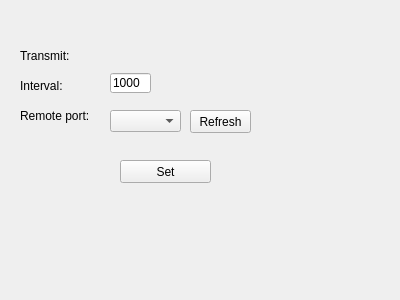
<?xml version="1.0" encoding="UTF-8"?>
<ui version="4.0">
 <class>MainWindow</class>
 <widget class="QMainWindow" name="MainWindow">
  <property name="geometry">
   <rect>
    <x>0</x>
    <y>0</y>
    <width>400</width>
    <height>300</height>
   </rect>
  </property>
  <property name="windowTitle">
   <string>MainWindow</string>
  </property>
  <widget class="QWidget" name="centralWidget">
   <widget class="QLabel" name="tx_data">
    <property name="geometry">
     <rect>
      <x>120</x>
      <y>220</y>
      <width>151</width>
      <height>41</height>
     </rect>
    </property>
    <property name="styleSheet">
     <string notr="true">font: 20pt &quot;MS Shell Dlg 2&quot;;</string>
    </property>
    <property name="text">
     <string/>
    </property>
   </widget>
   <widget class="QLabel" name="title">
    <property name="geometry">
     <rect>
      <x>20</x>
      <y>40</y>
      <width>141</width>
      <height>31</height>
     </rect>
    </property>
    <property name="styleSheet">
     <string notr="true">font: 14pt &quot;MS Shell Dlg 2&quot;;</string>
    </property>
    <property name="text">
     <string>Transmit:</string>
    </property>
   </widget>
   <widget class="QLabel" name="title_2">
    <property name="geometry">
     <rect>
      <x>20</x>
      <y>70</y>
      <width>91</width>
      <height>31</height>
     </rect>
    </property>
    <property name="styleSheet">
     <string notr="true">font: 10pt &quot;MS Shell Dlg 2&quot;;</string>
    </property>
    <property name="text">
     <string>Interval:</string>
    </property>
   </widget>
   <widget class="QLineEdit" name="interval_le">
    <property name="geometry">
     <rect>
      <x>110</x>
      <y>73</y>
      <width>41</width>
      <height>20</height>
     </rect>
    </property>
    <property name="text">
     <string>1000</string>
    </property>
   </widget>
   <widget class="QLabel" name="title_3">
    <property name="geometry">
     <rect>
      <x>20</x>
      <y>100</y>
      <width>91</width>
      <height>31</height>
     </rect>
    </property>
    <property name="styleSheet">
     <string notr="true">font: 10pt &quot;MS Shell Dlg 2&quot;;</string>
    </property>
    <property name="text">
     <string>Remote port:</string>
    </property>
   </widget>
   <widget class="QComboBox" name="ports_list_cb">
    <property name="geometry">
     <rect>
      <x>110</x>
      <y>110</y>
      <width>71</width>
      <height>22</height>
     </rect>
    </property>
   </widget>
   <widget class="QPushButton" name="pushButton">
    <property name="geometry">
     <rect>
      <x>190</x>
      <y>110</y>
      <width>61</width>
      <height>23</height>
     </rect>
    </property>
    <property name="text">
     <string>Refresh</string>
    </property>
   </widget>
   <widget class="QPushButton" name="set_btn">
    <property name="geometry">
     <rect>
      <x>120</x>
      <y>160</y>
      <width>91</width>
      <height>23</height>
     </rect>
    </property>
    <property name="text">
     <string>Set</string>
    </property>
   </widget>
   <widget class="QLabel" name="date_time_lbl">
    <property name="geometry">
     <rect>
      <x>20</x>
      <y>13</y>
      <width>361</width>
      <height>20</height>
     </rect>
    </property>
    <property name="styleSheet">
     <string notr="true">font: 12pt &quot;MS Shell Dlg 2&quot;;
text-decoration: underline;</string>
    </property>
    <property name="text">
     <string/>
    </property>
   </widget>
  </widget>
 </widget>
 <layoutdefault spacing="6" margin="11"/>
 <resources/>
 <connections/>
</ui>
